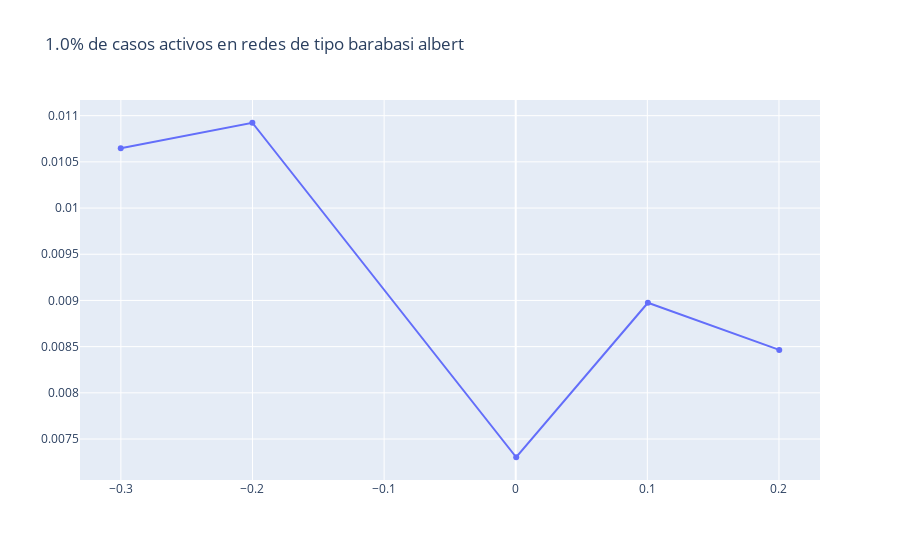
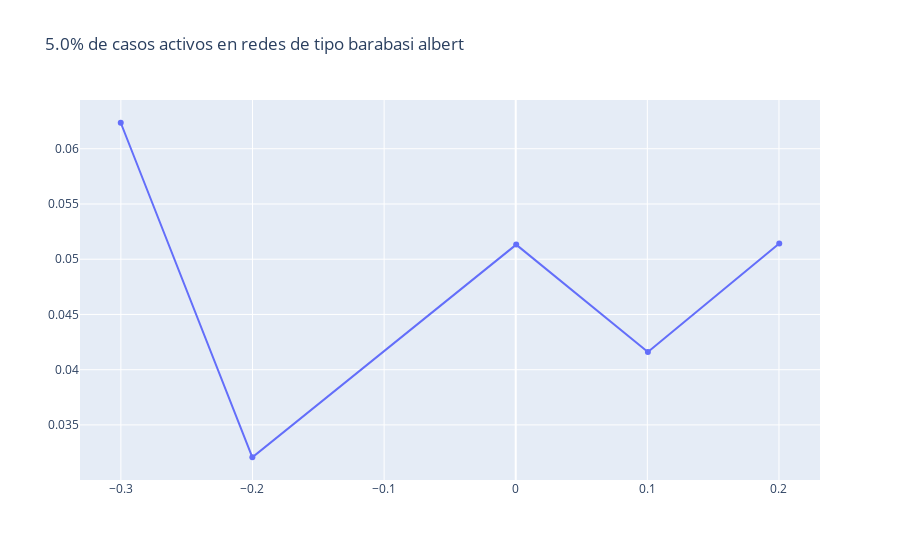
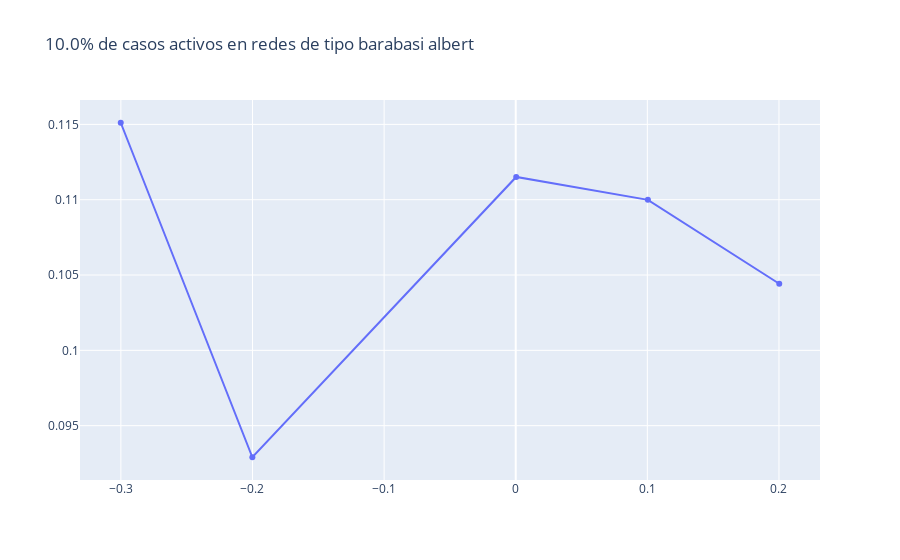
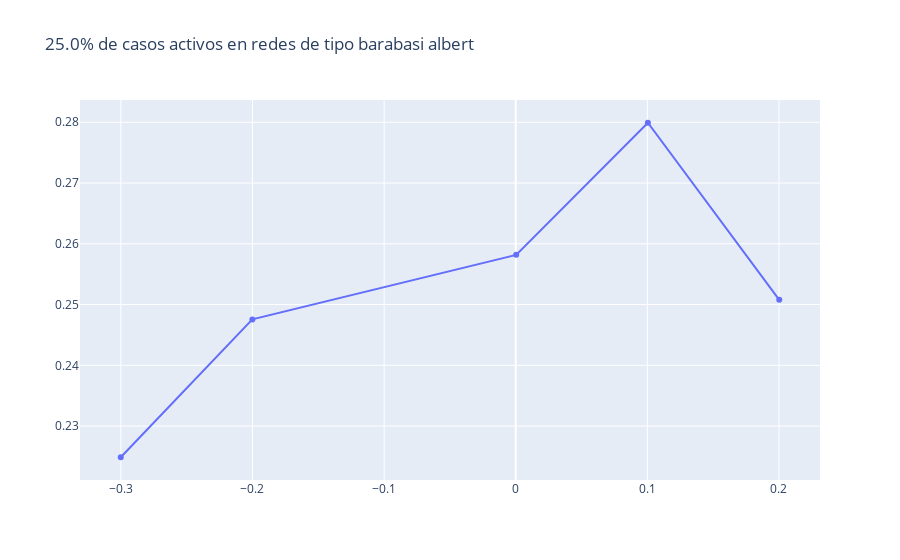

The code cell stored with these charts, in order, in its notebook:
### Code cell
def graficar_percepciones(diccionario, porcentaje, nombre):
    porc = {}
    percepciones = []
    for key in sorted(list(diccionario.keys()), key=float):
        porc[key] = diccionario[key][porcentaje]
        #print('r= ', key, ' || percepcion= ', percepcion(cincop[key]))
        percepciones.append(percepcion(porc[key]))
    import plotly.graph_objects as go
    import numpy as np
    erres = sorted(list(diccionario.keys()), key=float)
    fig = go.Figure(data=go.Scatter(x=erres, y=percepciones))
    fig.update_layout(title=str(porcentaje/500*100) + '% de casos activos en redes ' + nombre)
    fig.show()
for p in cantidades:
    graficar_percepciones(todas_barabasi, p, 'de tipo barabasi albert')

### Figure 1 — Plotly figure (JSON) as saved in the notebook; plotly's stock layout.template omitted (floating-point values rounded to 4 significant figures)
{"data": [{"type": "scatter", "x": [-0.3001, -0.2001, 0.0003566, 0.1004, 0.2002], "y": [0.01065, 0.01092, 0.007303, 0.008975, 0.008465]}], "layout": {"title": {"text": "1.0% de casos activos en redes de tipo barabasi albert"}}}

### Figure 2 — Plotly figure (JSON) as saved in the notebook; plotly's stock layout.template omitted (floating-point values rounded to 4 significant figures)
{"data": [{"type": "scatter", "x": [-0.3001, -0.2001, 0.0003566, 0.1004, 0.2002], "y": [0.06235, 0.03207, 0.05132, 0.0416, 0.05141]}], "layout": {"title": {"text": "5.0% de casos activos en redes de tipo barabasi albert"}}}

### Figure 3 — Plotly figure (JSON) as saved in the notebook; plotly's stock layout.template omitted (floating-point values rounded to 4 significant figures)
{"data": [{"type": "scatter", "x": [-0.3001, -0.2001, 0.0003566, 0.1004, 0.2002], "y": [0.1151, 0.0929, 0.1115, 0.11, 0.1044]}], "layout": {"title": {"text": "10.0% de casos activos en redes de tipo barabasi albert"}}}

### Figure 4 — Plotly figure (JSON) as saved in the notebook; plotly's stock layout.template omitted (floating-point values rounded to 4 significant figures)
{"data": [{"type": "scatter", "x": [-0.3001, -0.2001, 0.0003566, 0.1004, 0.2002], "y": [0.2249, 0.2476, 0.2582, 0.2799, 0.2508]}], "layout": {"title": {"text": "25.0% de casos activos en redes de tipo barabasi albert"}}}
